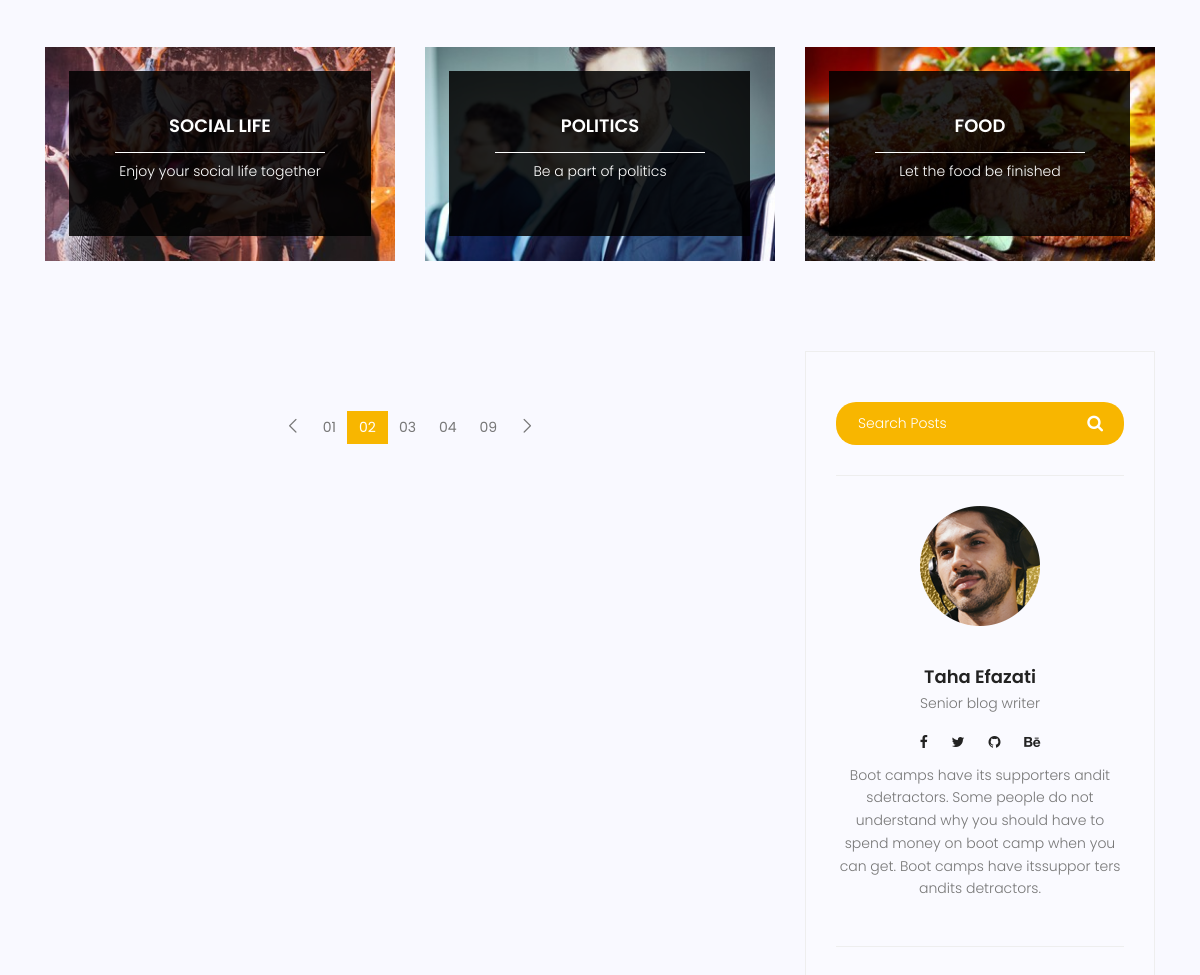
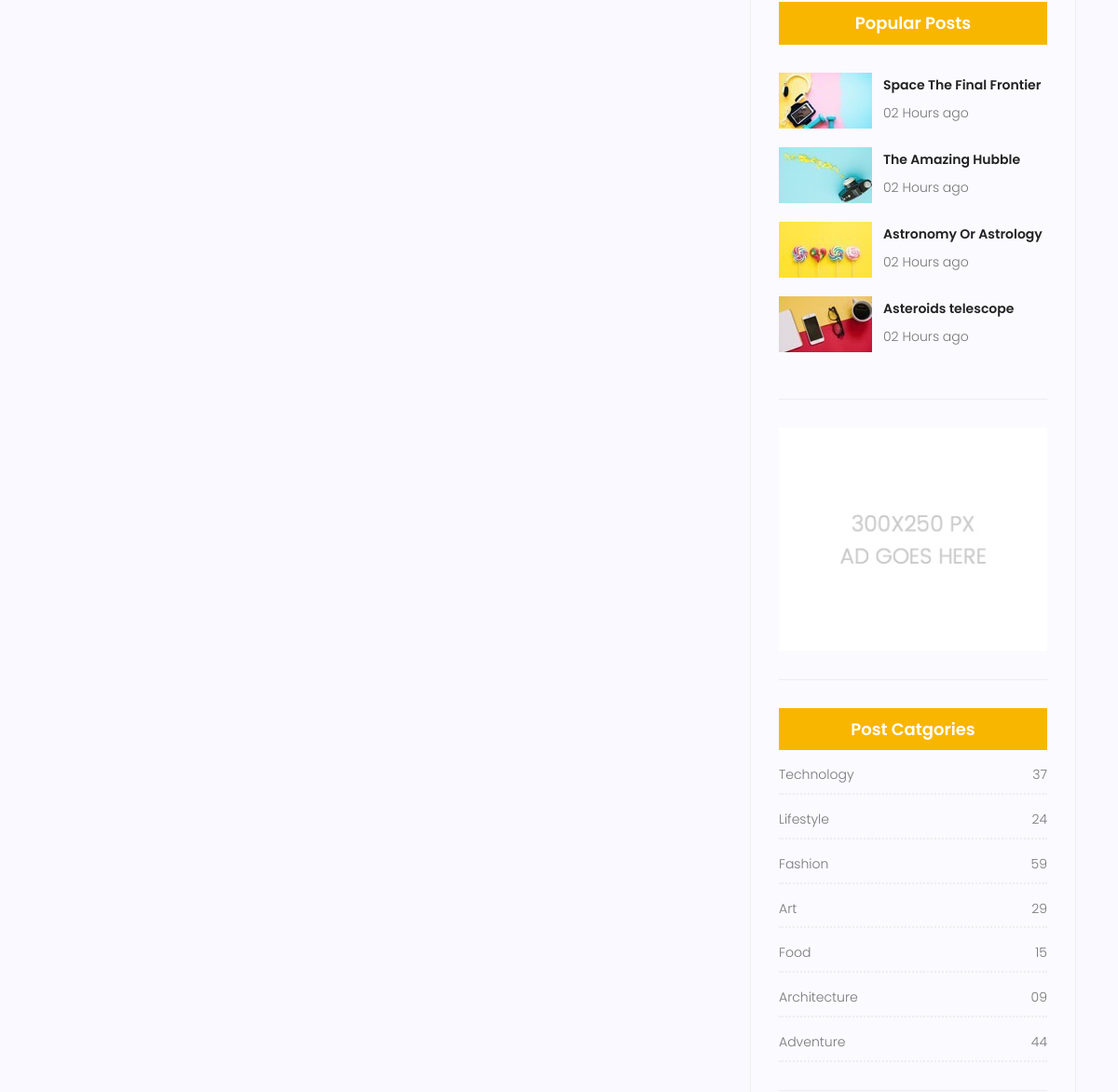
/blog/ (middle part), run on an earlier commit of the app's database (2 pictures, top to bottom).
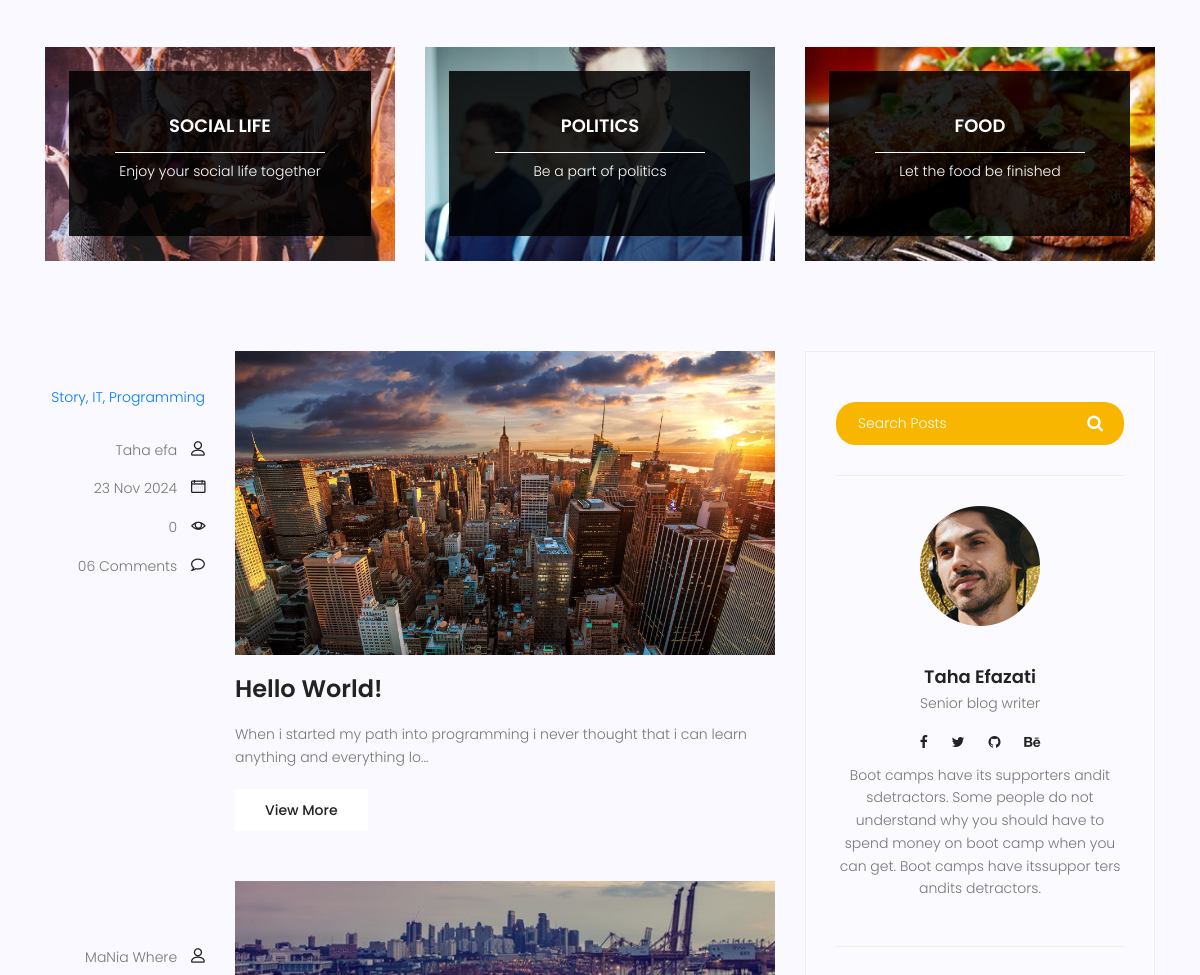
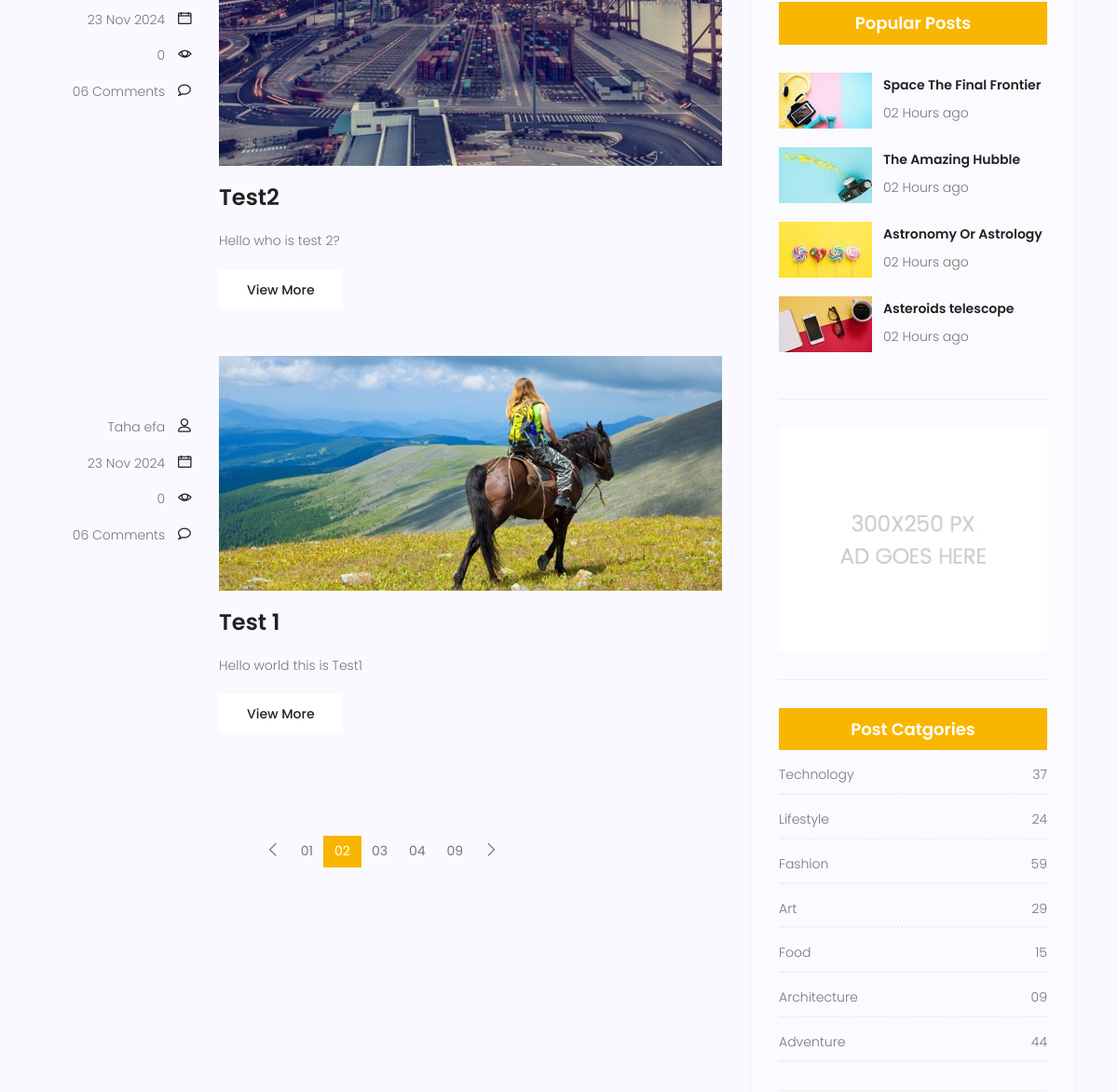
And on a later commit of the database (2 pictures, top to bottom).
### blog/models.py (models this page shows, shortened)
class Post(models.Model):
    image = models.ImageField(upload_to='blog/',default='blog/default.jpg')
    title = models.CharField(max_length=255)
    content = models.TextField()
    category = models.ManyToManyField(Category)
    author = models.ForeignKey(User,on_delete=models.SET_NULL,null=True)
    counted_views = models.IntegerField(default=0)
    status = models.BooleanField(default=False)
    created_date = models.DateTimeField(auto_now_add=True)
    updated_date = models.DateTimeField(auto_now=True)
    published_date = models.DateTimeField(null=True)
    class Meta:
        ordering = ['-created_date']

class Category(models.Model):
    name = models.CharField(max_length=255)
    def __str__(self):
        return self.name

### blog/views.py (the view)
# urls.py: path('', blog_view,name='index'),
def blog_view(request):
    posts = Post.objects.filter(status=1)
    context = {'posts':posts}
    return render(request ,"blog/blog-home.html",context)

### templates/blog/blog-home.html (shortened to what this page needs)
{% extends "base.html" %} {% load static%} {% block content %}
<section class="top-category-widget-area pt-90 pb-90">
  <div class="container">
    <div class="row">
      <div class="col-lg-4">
        <div class="single-cat-widget">
          <div class="content relative">
            <div class="overlay overlay-bg"></div>
            <a href="#" target="_blank">
              <div class="thumb">
                <img
                  class="content-image img-fluid d-block mx-auto"
                  src="{% static 'img/blog/cat-widget1.jpg' %}"
                  alt=""
                />
              </div>
              <div class="content-details">
                <h4 class="content-title mx-auto text-uppercase">
                  Social life
                </h4>
                <span></span>
                <p>Enjoy your social life together</p>
              </div>
            </a>
          </div>
        </div>
      </div>
      <div class="col-lg-4">
        <div class="single-cat-widget">
          <div class="content relative">
            <div class="overlay overlay-bg"></div>
            <a href="#" target="_blank">
              <div class="thumb">
                <img
                  class="content-image img-fluid d-block mx-auto"
                  src="{% static 'img/blog/cat-widget2.jpg' %}"
                  alt=""
                />
              </div>
              <div class="content-details">
                <h4 class="content-title mx-auto text-uppercase">Politics</h4>
                <span></span>
                <p>Be a part of politics</p>
              </div>
            </a>
          </div>
        </div>
      </div>
      <div class="col-lg-4">
        <div class="single-cat-widget">
          <div class="content relative">
            <div class="overlay overlay-bg"></div>
            <a href="#" target="_blank">
              <div class="thumb">
                <img
                  class="content-image img-fluid d-block mx-auto"
                  src="{% static 'img/blog/cat-widget3.jpg' %}"
                  alt=""
                />
              </div>
              <div class="content-details">
                <h4 class="content-title mx-auto text-uppercase">Food</h4>
                <span></span>
                <p>Let the food be finished</p>
              </div>
            </a>
          </div>
        </div>
      </div>
    </div>
  </div>
</section>
<section class="post-content-area">
  <div class="container">
    <div class="row">
      <div class="col-lg-8 posts-list">
        {%for post in posts%}
        <div class="single-post row">
          <div class="col-lg-3 col-md-3 meta-details">
            <ul class="tags">
              <a href="#">{{post.category.all|join:", "}}</a>
            </ul>
            <div class="user-details row">
              <p class="user-name col-lg-12 col-md-12 col-6">
                <a href="#">{{post.author.get_full_name}}</a>
                <span class="lnr lnr-user"></span>
              </p>
              <p class="date col-lg-12 col-md-12 col-6">
                <a href="#">{{post.published_date|date:"d M Y"}}</a>
                <span class="lnr lnr-calendar-full"></span>
              </p>
              <p class="view col-lg-12 col-md-12 col-6">
                <a href="#">{{post.counted_views}}</a>
                <span class="lnr lnr-eye"></span>
              </p>
              <p class="comments col-lg-12 col-md-12 col-6">
                <a href="#">06 Comments</a> <span class="lnr lnr-bubble"></span>
              </p>
            </div>
          </div>
          <div class="col-lg-9 col-md-9">
            <div class="feature-img">
              <img class="img-fluid" src="{{post.image.url}}" alt="" />
            </div>
            <a class="posts-title" href="{% url 'blog:single' pid=post.id%}"
              ><h3>{{post.title}}</h3></a
            >
            <p class="excert">{{post.content|truncatechars:100}}</p>
            <a href="{% url 'blog:single' pid=post.id%}" class="primary-btn"
              >View More</a
            >
          </div>
        </div>
        {% endfor %}
        <nav class="blog-pagination justify-content-center d-flex">
          <ul class="pagination">
            <li class="page-item">
              <a href="#" class="page-link" aria-label="Previous">
                <span aria-hidden="true">
                  <span class="lnr lnr-chevron-left"></span>
                </span>
              </a>
            </li>
            <li class="page-item"><a href="#" class="page-link">01</a></li>
            <li class="page-item active">
              <a href="#" class="page-link">02</a>
            </li>
            <li class="page-item"><a href="#" class="page-link">03</a></li>
            <li class="page-item"><a href="#" class="page-link">04</a></li>
            <li class="page-item"><a href="#" class="page-link">09</a></li>
            <li class="page-item">
              <a href="#" class="page-link" aria-label="Next">
                <span aria-hidden="true">
                  <span class="lnr lnr-chevron-right"></span>
                </span>
              </a>
            </li>
          </ul>
        </nav>
      </div>
      <div class="col-lg-4 sidebar-widgets">
        <div class="widget-wrap">
          <div class="single-sidebar-widget search-widget">
            <form class="search-form" action="#">
              <input
                placeholder="Search Posts"
                name="search"
                type="text"
                onfocus="this.placeholder = ''"
                onblur="this.placeholder = 'Search Posts'"
              />
              <button type="submit"><i class="fa fa-search"></i></button>
            </form>
          </div>
          {% include "blog/blog-writer.html" %}
          <div class="single-sidebar-widget popular-post-widget">
            <h4 class="popular-title">Popular Posts</h4>
            <div class="popular-post-list">
              <div class="single-post-list d-flex flex-row align-items-center">
                <div class="thumb">
                  <img
                    class="img-fluid"
                    src="{% static 'img/blog/pp1.jpg' %}"
                    alt=""
                  />
                </div>
                <div class="details">
                  <a href="blog-single.html"
                    ><h6>Space The Final Frontier</h6></a
                  >
                  <p>02 Hours ago</p>
                </div>
              </div>
              <div class="single-post-list d-flex flex-row align-items-center">
                <div class="thumb">
                  <img
                    class="img-fluid"
                    src="{% static 'img/blog/pp2.jpg' %}"
                    alt=""
                  />
                </div>
                <div class="details">
                  <a href="blog-single.html"><h6>The Amazing Hubble</h6></a>
                  <p>02 Hours ago</p>
                </div>
              </div>
              <div class="single-post-list d-flex flex-row align-items-center">
                <div class="thumb">
                  <img
                    class="img-fluid"
                    src="{% static 'img/blog/pp3.jpg' %}"
                    alt=""
                  />
                </div>
                <div class="details">
                  <a href="blog-single.html"><h6>Astronomy Or Astrology</h6></a>
                  <p>02 Hours ago</p>
                </div>
              </div>
              <div class="single-post-list d-flex flex-row align-items-center">
                <div class="thumb">
                  <img
                    class="img-fluid"
                    src="{% static 'img/blog/pp4.jpg' %}"
                    alt=""
                  />
                </div>
                <div class="details">
                  <a href="blog-single.html"><h6>Asteroids telescope</h6></a>
                  <p>02 Hours ago</p>
                </div>
              </div>
            </div>
          </div>
          <div class="single-sidebar-widget ads-widget">
            <a href="#"
              ><img
                class="img-fluid"
                src="{% static 'img/blog/ads-banner.jpg' %}"
                alt=""
            /></a>
          </div>
          <div class="single-sidebar-widget post-category-widget">
            <h4 class="category-title">Post Catgories</h4>
            <ul class="cat-list">
              <li>
                <a href="#" class="d-flex justify-content-between">
                  <p>Technology</p>
                  <p>37</p>
                </a>
              </li>
              <li>
                <a href="#" class="d-flex justify-content-between">
                  <p>Lifestyle</p>
                  <p>24</p>
                </a>
              </li>
              <li>
                <a href="#" class="d-flex justify-content-between">
                  <p>Fashion</p>
                  <p>59</p>
                </a>
              </li>
              <li>
                <a href="#" class="d-flex justify-content-between">
                  <p>Art</p>
                  <p>29</p>
                </a>
              </li>
              <li>
                <a href="#" class="d-flex justify-content-between">
                  <p>Food</p>
                  <p>15</p>
                </a>
              </li>
              <li>
                <a href="#" class="d-flex justify-content-between">
                  <p>Architecture</p>
                  <p>09</p>
                </a>
              </li>
              <li>
                <a href="#" class="d-flex justify-content-between">
                  <p>Adventure</p>
                  <p>44</p>
                </a>
              </li>
            </ul>
          </div>
        </div>
      </div>
    </div>
  </div>
</section>
{% endblock %}

### templates/base.html (shortened to what this page needs)
{% load static %}
<!DOCTYPE html>
<html lang="zxx" class="no-js">
  <head>
    <link rel="stylesheet" href="{% static 'css/linearicons.css' %}" />
    <link rel="stylesheet" href="{% static 'css/font-awesome.min.css' %}" />
    <link rel="stylesheet" href="{% static 'css/bootstrap.css'%}" />
    <link rel="stylesheet" href="{% static 'css/magnific-popup.css' %}" />
    <link rel="stylesheet" href="{% static 'css/jquery-ui.css' %}" />
    <link rel="stylesheet" href="{% static 'css/nice-select.css' %}" />
    <link rel="stylesheet" href="{% static 'css/animate.min.css' %}" />
    <link rel="stylesheet" href="{% static 'css/owl.carousel.css' %}" />
    <link rel="stylesheet" href="{% static 'css/main.css' %}" />
  </head>
  <body>
    {% block content %}
    {% endblock %}
  </body>
</html>

### templates/blog/blog-writer.html
{% load static %}
<div class="single-sidebar-widget user-info-widget">
  <img src="{% static 'img/blog/user-info.png' %}" alt="" />
  <a href="#"><h4>Taha Efazati</h4></a>
  <p>Senior blog writer</p>
  <ul class="social-links">
    <li>
      <a href="#"><i class="fa fa-facebook"></i></a>
    </li>
    <li>
      <a href="#"><i class="fa fa-twitter"></i></a>
    </li>
    <li>
      <a href="#"><i class="fa fa-github"></i></a>
    </li>
    <li>
      <a href="#"><i class="fa fa-behance"></i></a>
    </li>
  </ul>
  <p>
    Boot camps have its supporters andit sdetractors. Some people do not
    understand why you should have to spend money on boot camp when you can get.
    Boot camps have itssuppor ters andits detractors.
  </p>
</div>

What changed in the data, as far as the page shows it:
added Post: category.all "Story, IT, Programming", author.get_full_name "Taha efa", published_date "23 Nov 2024", counted_views "0", image (picture), title "Hello World!", content "When i started my path into programming i never thought that i can learn anything and everything lo…"
added Post: author.get_full_name "MaNia Where", published_date "23 Nov 2024", counted_views "0", image (picture), title "Test2", content "Hello who is test 2?"
added Post: author.get_full_name "Taha efa", published_date "23 Nov 2024", counted_views "0", image (placeholder picture), title "Test 1", content "Hello world this is Test1"
